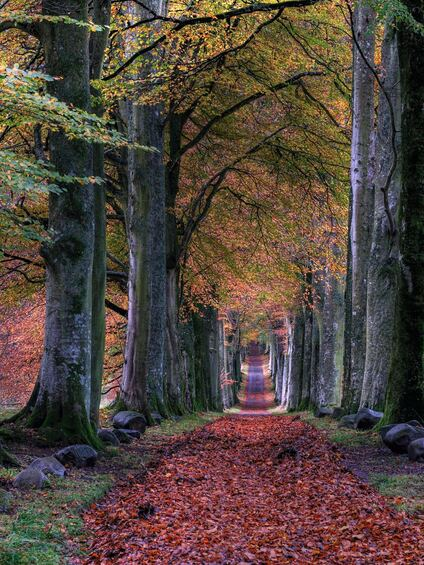
#> input picture Tutorials/Photos/park.jpg, 424 x 565 px
$ python splitmerge.py
#> lines starting #> are read from the running program, lines starting #| are printed output that depends on the picture
import cv2 as cv
import numpy as np

img = cv.imread('../Photos/park.jpg')
#> img is the input picture: shape (565, 424, 3); mean B, G, R 61.3, 69.2, 83.1
cv.imshow('Park', img)

blank = np.zeros(img.shape[:2], dtype='uint8')

b, g, r = cv.split(img)
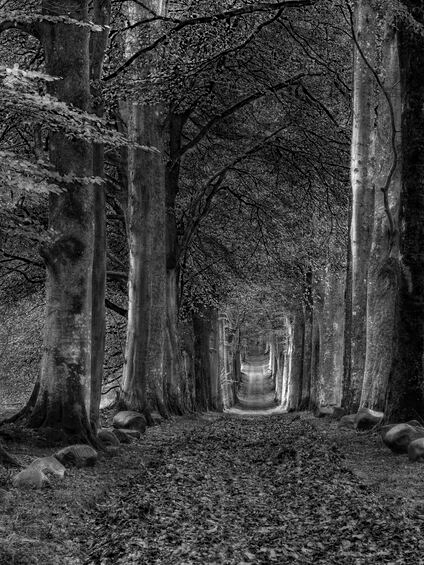
#> b: shape (565, 424); min 0, max 255, mean 61.3
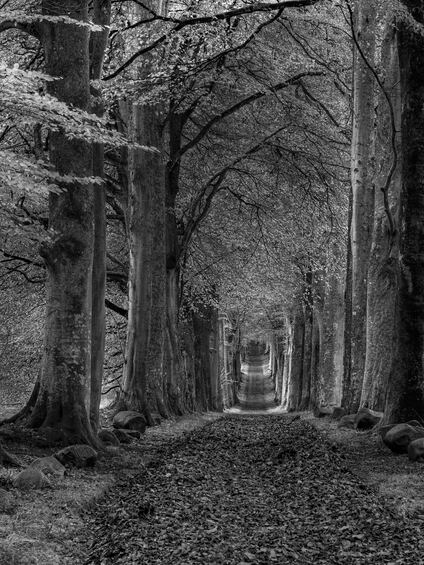
#> g: shape (565, 424); min 0, max 255, mean 69.2
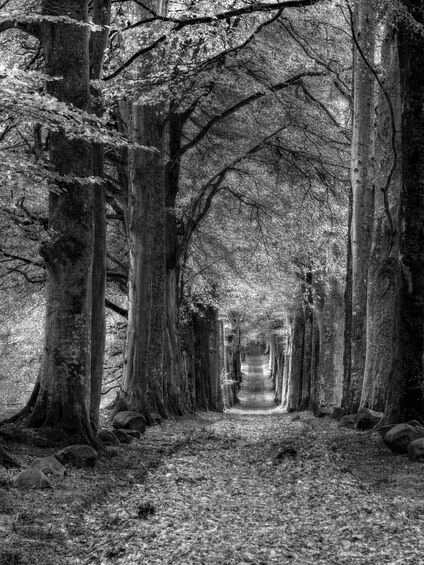
#> r: shape (565, 424); min 0, max 255, mean 83.1

blue = cv.merge([b, blank, blank])
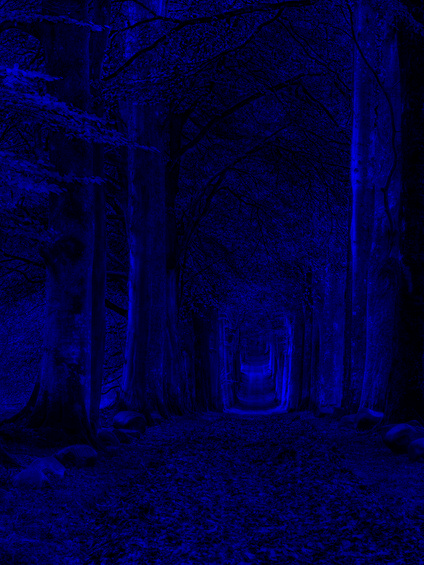
#> blue: shape (565, 424, 3); mean of channels 0, 1, 2 61.3, 0, 0; drawn as B, G, R
green = cv.merge([blank, g, blank])
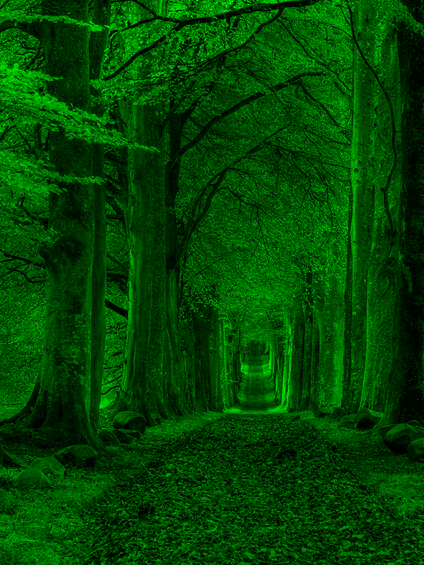
#> green: shape (565, 424, 3); mean of channels 0, 1, 2 0, 69.2, 0; drawn as B, G, R
red = cv.merge([blank, blank, r])
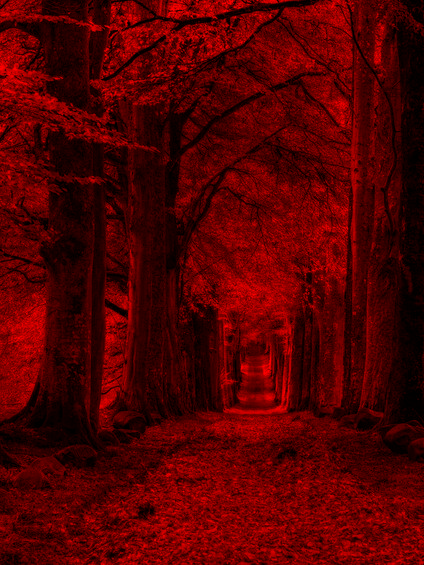
#> red: shape (565, 424, 3); mean of channels 0, 1, 2 0, 0, 83.1; drawn as B, G, R

cv.imshow('Blue', blue)
cv.imshow('Green', green)
cv.imshow('Red', red)

print(img.shape)
#| (565, 424, 3)
print(b.shape)
#| (565, 424)
print(g.shape)
#| (565, 424)
print(r.shape)
#| (565, 424)

merged = cv.merge([b, g, r])
cv.imshow('Merged', merged)

cv.waitKey(0)

$ run again, with Tutorials/Photos/bird1.jpg copied over Tutorials/Photos/park.jpg
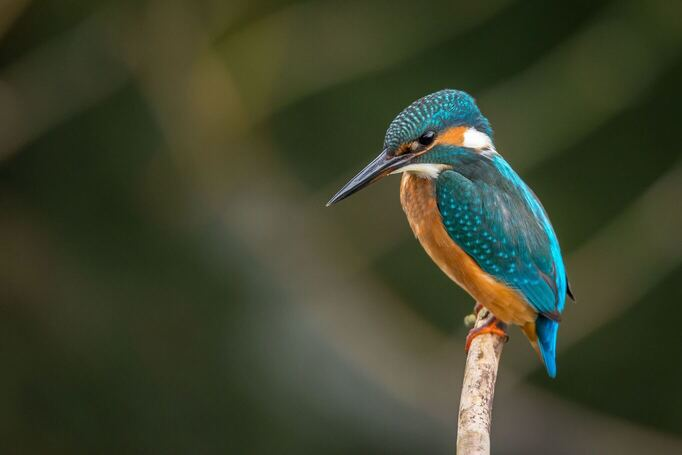
#> input picture Tutorials/Photos/bird1.jpg, 682 x 455 px
#> img is the input picture: shape (455, 682, 3); mean B, G, R 44.9, 67.5, 61.6
#> `green = cv.merge([blank, g, blank])`:
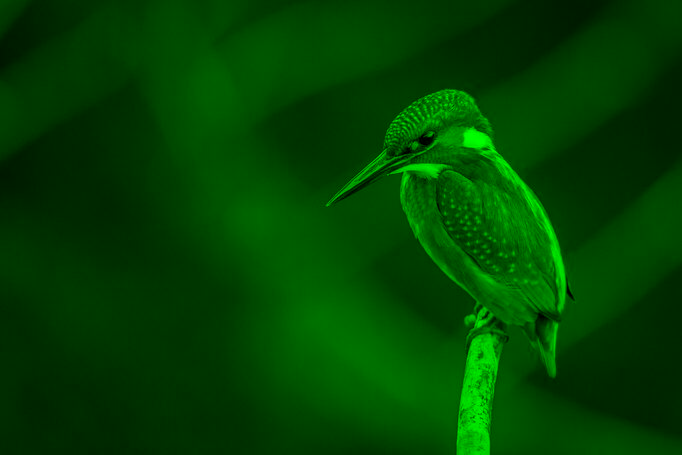
#> green: shape (455, 682, 3); mean of channels 0, 1, 2 0, 67.5, 0; drawn as B, G, R
#> `red = cv.merge([blank, blank, r])`:
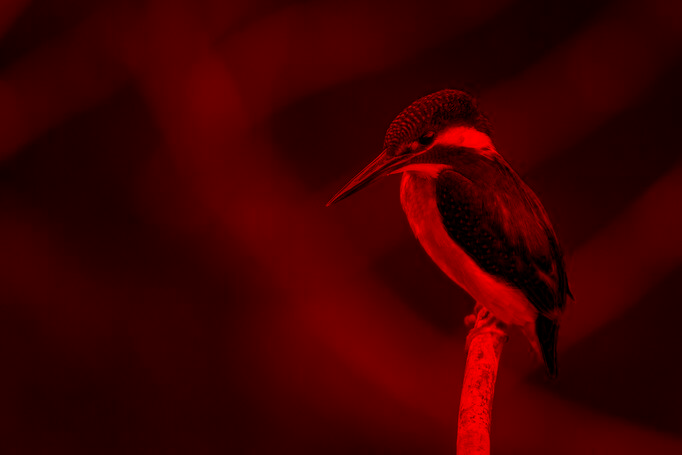
#> red: shape (455, 682, 3); mean of channels 0, 1, 2 0, 0, 61.6; drawn as B, G, R
#| (455, 682, 3)
#| (455, 682)
#| (455, 682)
#| (455, 682)
